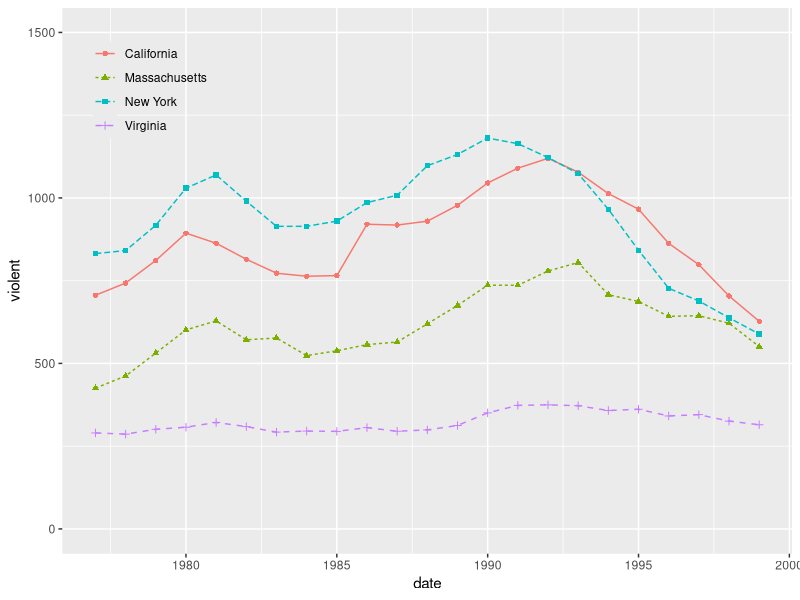
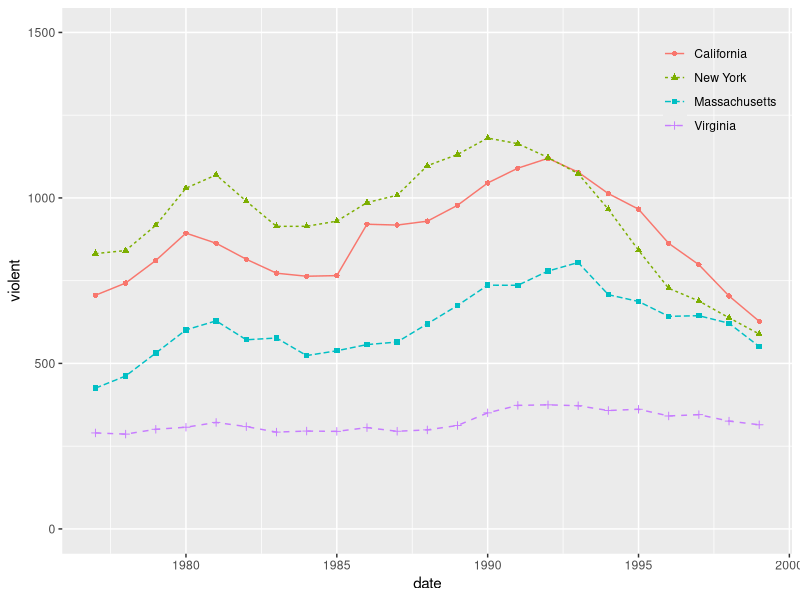

Reproduce these figures in R, in order.
## ---- chunk 1
library(tidyverse)
library(AER)
library(patchwork)
library(lubridate)

data("Guns")

st <- c(
  "New York",
  "California",
  "Virginia",
  "Massachusetts"
  )

Guns %>% 
  filter(state %in% st) %>% 
  mutate(date = year(as.Date(year, format = "%Y")) ) %>%
  ggplot(aes(x = date, y = violent, group = state, color = state)) +
  geom_line(aes(linetype = state)) +
  geom_point(aes(shape = state)) +
  ylim(0, 1500) +
  theme(
    legend.position = c(0.12, 0.85),
    legend.title = element_blank(),
    legend.background = element_rect(fill = "transparent", colour = NA)
    ) 


## ---- chunk 2

Guns %>% 
  filter(state %in% st) %>% 
  mutate(date = year(as.Date(year, format = "%Y")) ) %>%
  mutate(state = fct_reorder(state, violent, tail, n = 1, .desc = TRUE))%>%
  ggplot(aes(x = date, y = violent, group = state, color = state)) +
  geom_line(aes(linetype = state)) +
  geom_point(aes(shape = state)) +
  ylim(0, 1500) +
  theme(
    legend.position = c(0.9, 0.85),
    legend.title = element_blank(),
    legend.background = element_rect(fill = "transparent", colour = NA)
    ) 
